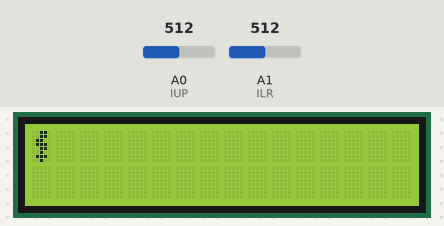
The sketch below on a simulated Arduino Uno, built with avr-gcc and run on an emulated ATmega328P. On the bench: 16×2 character LCD. Wiring (inferred from the signals the program sends): character LCD (HD44780): RS pin 2; E pin 3; data pin 10, pin 11, pin 12, pin 13. The inputs (shaded band) are chosen by the test bench; at power-on: A0 (IUP) = 512, A1 (ILR) = 512.

Above: at 0.54 s.
1.3 s: A0 (IUP) set to 539
At 1.55 s:
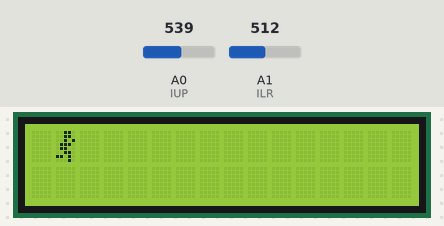
4.3 s: A1 (ILR) set to 716
At 5.02 s:
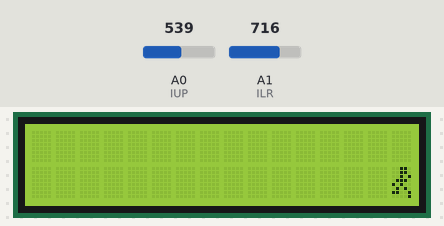
6.0 s: A0 (IUP) set to 306
At 6.88 s:
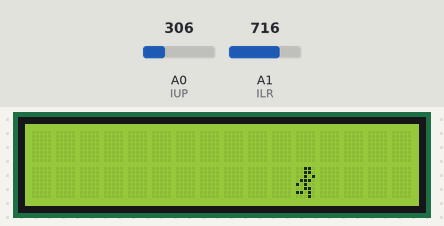
7.6 s: A1 (ILR) set to 306
At 7.91 s:
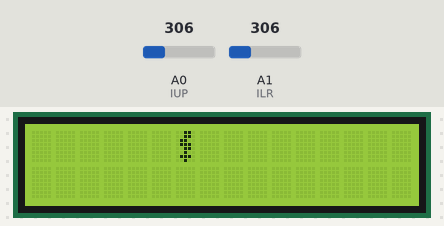
9.3 s: A0 (IUP) set to 716
At 9.56 s:
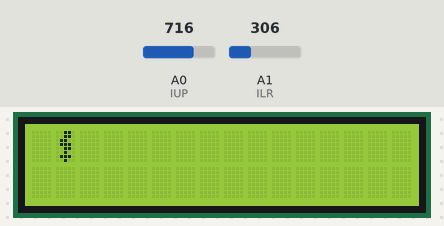
10.9 s: A1 (ILR) set to 900
At 11.01 s:
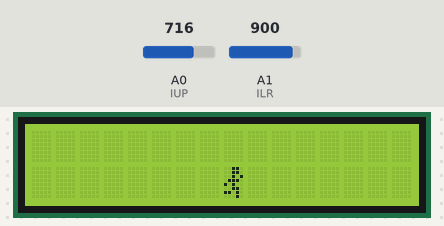
Timing chart, 0 to 13.4 s (numbered marks = the images above; inputs shaded):
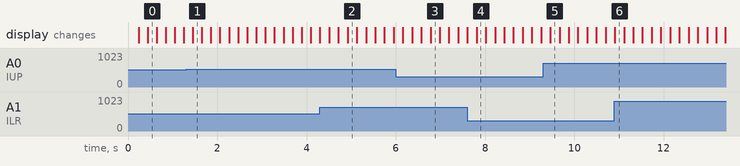

The sketch:

HelloWorld_LCD.ino
```cpp
#ifndef LiquidCrystal_h
#define LiquidCrystal_h

#include <inttypes.h>
#include "Print.h"

// commands
#define LCD_CLEARDISPLAY 0x01
#define LCD_RETURNHOME 0x02
#define LCD_ENTRYMODESET 0x04
#define LCD_DISPLAYCONTROL 0x08
#define LCD_CURSORSHIFT 0x10
#define LCD_FUNCTIONSET 0x20
#define LCD_SETCGRAMADDR 0x40
#define LCD_SETDDRAMADDR 0x80

// flags for display entry mode
#define LCD_ENTRYRIGHT 0x00
#define LCD_ENTRYLEFT 0x02
#define LCD_ENTRYSHIFTINCREMENT 0x01
#define LCD_ENTRYSHIFTDECREMENT 0x00

// flags for display on/off control
#define LCD_DISPLAYON 0x04
#define LCD_DISPLAYOFF 0x00
#define LCD_CURSORON 0x02
#define LCD_CURSOROFF 0x00
#define LCD_BLINKON 0x01
#define LCD_BLINKOFF 0x00

// flags for display/cursor shift
#define LCD_DISPLAYMOVE 0x08
#define LCD_CURSORMOVE 0x00
#define LCD_MOVERIGHT 0x04
#define LCD_MOVELEFT 0x00

// flags for function set
#define LCD_8BITMODE 0x10
#define LCD_4BITMODE 0x00
#define LCD_2LINE 0x08
#define LCD_1LINE 0x00
#define LCD_5x10DOTS 0x04
#define LCD_5x8DOTS 0x00

class LiquidCrystal : public Print {
public:
  LiquidCrystal(uint8_t rs, uint8_t enable,
		uint8_t d0, uint8_t d1, uint8_t d2, uint8_t d3,
		uint8_t d4, uint8_t d5, uint8_t d6, uint8_t d7);
  LiquidCrystal(uint8_t rs, uint8_t rw, uint8_t enable,
		uint8_t d0, uint8_t d1, uint8_t d2, uint8_t d3,
		uint8_t d4, uint8_t d5, uint8_t d6, uint8_t d7);
  LiquidCrystal(uint8_t rs, uint8_t rw, uint8_t enable,
		uint8_t d0, uint8_t d1, uint8_t d2, uint8_t d3);
  LiquidCrystal(uint8_t rs, uint8_t enable,
		uint8_t d0, uint8_t d1, uint8_t d2, uint8_t d3);

  void init(uint8_t fourbitmode, uint8_t rs, uint8_t rw, uint8_t enable,
	    uint8_t d0, uint8_t d1, uint8_t d2, uint8_t d3,
	    uint8_t d4, uint8_t d5, uint8_t d6, uint8_t d7);

  void begin(uint8_t cols, uint8_t rows, uint8_t charsize = LCD_5x8DOTS);

  void clear();
  void home();

  void noDisplay();
  void display();
  void noBlink();
  void blink();
  void noCursor();
  void cursor();
  void scrollDisplayLeft();
  void scrollDisplayRight();
  void leftToRight();
  void rightToLeft();
  void autoscroll();
  void noAutoscroll();

  void setRowOffsets(int row1, int row2, int row3, int row4);
  void createChar(uint8_t, uint8_t[]);
  void setCursor(uint8_t, uint8_t);
  virtual size_t write(uint8_t);
  void command(uint8_t);

  using Print::write;
private:
  void send(uint8_t, uint8_t);
  void write4bits(uint8_t);
  void write8bits(uint8_t);
  void pulseEnable();

  uint8_t _rs_pin; // LOW: command.  HIGH: character.
  uint8_t _rw_pin; // LOW: write to LCD.  HIGH: read from LCD.
  uint8_t _enable_pin; // activated by a HIGH pulse.
  uint8_t _data_pins[8];

  uint8_t _displayfunction;
  uint8_t _displaycontrol;
  uint8_t _displaymode;

  uint8_t _initialized;

  uint8_t _numlines;
  uint8_t _row_offsets[4];
};

#endif

#include <stdio.h>
#include <string.h>
#include <inttypes.h>
#include "Arduino.h"

// When the display powers up, it is configured as follows:
//
// 1. Display clear
// 2. Function set:
//    DL = 1; 8-bit interface data
//    N = 0; 1-line display
//    F = 0; 5x8 dot character font
// 3. Display on/off control:
//    D = 0; Display off
//    C = 0; Cursor off
//    B = 0; Blinking off
// 4. Entry mode set:
//    I/D = 1; Increment by 1
//    S = 0; No shift
//
// Note, however, that resetting the Arduino doesn't reset the LCD, so we
// can't assume that its in that state when a sketch starts (and the
// LiquidCrystal constructor is called).

LiquidCrystal::LiquidCrystal(uint8_t rs, uint8_t rw, uint8_t enable,
			     uint8_t d0, uint8_t d1, uint8_t d2, uint8_t d3,
			     uint8_t d4, uint8_t d5, uint8_t d6, uint8_t d7)
{
  init(0, rs, rw, enable, d0, d1, d2, d3, d4, d5, d6, d7);
}

LiquidCrystal::LiquidCrystal(uint8_t rs, uint8_t enable,
			     uint8_t d0, uint8_t d1, uint8_t d2, uint8_t d3,
			     uint8_t d4, uint8_t d5, uint8_t d6, uint8_t d7)
{
  init(0, rs, 255, enable, d0, d1, d2, d3, d4, d5, d6, d7);
}

LiquidCrystal::LiquidCrystal(uint8_t rs, uint8_t rw, uint8_t enable,
			     uint8_t d0, uint8_t d1, uint8_t d2, uint8_t d3)
{
  init(1, rs, rw, enable, d0, d1, d2, d3, 0, 0, 0, 0);
}

LiquidCrystal::LiquidCrystal(uint8_t rs,  uint8_t enable,
			     uint8_t d0, uint8_t d1, uint8_t d2, uint8_t d3)
{
  init(1, rs, 255, enable, d0, d1, d2, d3, 0, 0, 0, 0);
}

void LiquidCrystal::init(uint8_t fourbitmode, uint8_t rs, uint8_t rw, uint8_t enable,
			 uint8_t d0, uint8_t d1, uint8_t d2, uint8_t d3,
			 uint8_t d4, uint8_t d5, uint8_t d6, uint8_t d7)
{
  _rs_pin = rs;
  _rw_pin = rw;
  _enable_pin = enable;

  _data_pins[0] = d0;
  _data_pins[1] = d1;
  _data_pins[2] = d2;
  _data_pins[3] = d3;
  _data_pins[4] = d4;
  _data_pins[5] = d5;
  _data_pins[6] = d6;
  _data_pins[7] = d7;

  if (fourbitmode)
    _displayfunction = LCD_4BITMODE | LCD_1LINE | LCD_5x8DOTS;
  else
    _displayfunction = LCD_8BITMODE | LCD_1LINE | LCD_5x8DOTS;

  begin(16, 1);
}

void LiquidCrystal::begin(uint8_t cols, uint8_t lines, uint8_t dotsize) {
  if (lines > 1) {
    _displayfunction |= LCD_2LINE;
  }
  _numlines = lines;

  setRowOffsets(0x00, 0x40, 0x00 + cols, 0x40 + cols);

  // for some 1 line displays you can select a 10 pixel high font
  if ((dotsize != LCD_5x8DOTS) && (lines == 1)) {
    _displayfunction |= LCD_5x10DOTS;
  }

  pinMode(_rs_pin, OUTPUT);
  // we can save 1 pin by not using RW. Indicate by passing 255 instead of pin#
  if (_rw_pin != 255) {
    pinMode(_rw_pin, OUTPUT);
  }
  pinMode(_enable_pin, OUTPUT);

  // Do these once, instead of every time a character is drawn for speed reasons.
  for (int i=0; i<((_displayfunction & LCD_8BITMODE) ? 8 : 4); ++i)
  {
    pinMode(_data_pins[i], OUTPUT);
   }

  // SEE PAGE 45/46 FOR INITIALIZATION SPECIFICATION!
  // according to datasheet, we need at least 40ms after power rises above 2.7V
  // before sending commands. Arduino can turn on way before 4.5V so we'll wait 50
  delayMicroseconds(50000);
  // Now we pull both RS and R/W low to begin commands
  digitalWrite(_rs_pin, LOW);
  digitalWrite(_enable_pin, LOW);
  if (_rw_pin != 255) {
    digitalWrite(_rw_pin, LOW);
  }

  //put the LCD into 4 bit or 8 bit mode
  if (! (_displayfunction & LCD_8BITMODE)) {
    // this is according to the hitachi HD44780 datasheet
    // figure 24, pg 46

    // we start in 8bit mode, try to set 4 bit mode
    write4bits(0x03);
    delayMicroseconds(4500); // wait min 4.1ms

    // second try
    write4bits(0x03);
    delayMicroseconds(4500); // wait min 4.1ms

    // third go!
    write4bits(0x03);
    delayMicroseconds(150);

    // finally, set to 4-bit interface
    write4bits(0x02);
  } else {
    // this is according to the hitachi HD44780 datasheet
    // page 45 figure 23

    // Send function set command sequence
    command(LCD_FUNCTIONSET | _displayfunction);
    delayMicroseconds(4500);  // wait more than 4.1ms

    // second try
    command(LCD_FUNCTIONSET | _displayfunction);
    delayMicroseconds(150);

    // third go
    command(LCD_FUNCTIONSET | _displayfunction);
  }

  // finally, set # lines, font size, etc.
  command(LCD_FUNCTIONSET | _displayfunction);

  // turn the display on with no cursor or blinking default
  _displaycontrol = LCD_DISPLAYON | LCD_CURSOROFF | LCD_BLINKOFF;
  display();

  // clear it off
  clear();

  // Initialize to default text direction (for romance languages)
  _displaymode = LCD_ENTRYLEFT | LCD_ENTRYSHIFTDECREMENT;
  // set the entry mode
  command(LCD_ENTRYMODESET | _displaymode);

}

void LiquidCrystal::setRowOffsets(int row0, int row1, int row2, int row3)
{
  _row_offsets[0] = row0;
  _row_offsets[1] = row1;
  _row_offsets[2] = row2;
  _row_offsets[3] = row3;
}

/********** high level commands, for the user! */
void LiquidCrystal::clear()
{
  command(LCD_CLEARDISPLAY);  // clear display, set cursor position to zero
  delayMicroseconds(2000);  // this command takes a long time!
}

void LiquidCrystal::home()
{
  command(LCD_RETURNHOME);  // set cursor position to zero
  delayMicroseconds(2000);  // this command takes a long time!
}

void LiquidCrystal::setCursor(uint8_t col, uint8_t row)
{
  const size_t max_lines = sizeof(_row_offsets) / sizeof(*_row_offsets);
  if ( row >= max_lines ) {
    row = max_lines - 1;    // we count rows starting w/0
  }
  if ( row >= _numlines ) {
    row = _numlines - 1;    // we count rows starting w/0
  }

  command(LCD_SETDDRAMADDR | (col + _row_offsets[row]));
}

// Turn the display on/off (quickly)
void LiquidCrystal::noDisplay() {
  _displaycontrol &= ~LCD_DISPLAYON;
  command(LCD_DISPLAYCONTROL | _displaycontrol);
}
void LiquidCrystal::display() {
  _displaycontrol |= LCD_DISPLAYON;
  command(LCD_DISPLAYCONTROL | _displaycontrol);
}

// Turns the underline cursor on/off
void LiquidCrystal::noCursor() {
  _displaycontrol &= ~LCD_CURSORON;
  command(LCD_DISPLAYCONTROL | _displaycontrol);
}
void LiquidCrystal::cursor() {
  _displaycontrol |= LCD_CURSORON;
  command(LCD_DISPLAYCONTROL | _displaycontrol);
}

// Turn on and off the blinking cursor
void LiquidCrystal::noBlink() {
  _displaycontrol &= ~LCD_BLINKON;
  command(LCD_DISPLAYCONTROL | _displaycontrol);
}
void LiquidCrystal::blink() {
  _displaycontrol |= LCD_BLINKON;
  command(LCD_DISPLAYCONTROL | _displaycontrol);
}

// These commands scroll the display without changing the RAM
void LiquidCrystal::scrollDisplayLeft(void) {
  command(LCD_CURSORSHIFT | LCD_DISPLAYMOVE | LCD_MOVELEFT);
}
void LiquidCrystal::scrollDisplayRight(void) {
  command(LCD_CURSORSHIFT | LCD_DISPLAYMOVE | LCD_MOVERIGHT);
}

// This is for text that flows Left to Right
void LiquidCrystal::leftToRight(void) {
  _displaymode |= LCD_ENTRYLEFT;
  command(LCD_ENTRYMODESET | _displaymode);
}

// This is for text that flows Right to Left
void LiquidCrystal::rightToLeft(void) {
  _displaymode &= ~LCD_ENTRYLEFT;
  command(LCD_ENTRYMODESET | _displaymode);
}

// This will 'right justify' text from the cursor
void LiquidCrystal::autoscroll(void) {
  _displaymode |= LCD_ENTRYSHIFTINCREMENT;
  command(LCD_ENTRYMODESET | _displaymode);
}

// This will 'left justify' text from the cursor
void LiquidCrystal::noAutoscroll(void) {
  _displaymode &= ~LCD_ENTRYSHIFTINCREMENT;
  command(LCD_ENTRYMODESET | _displaymode);
}

// Allows us to fill the first 8 CGRAM locations
// with custom characters
void LiquidCrystal::createChar(uint8_t location, uint8_t charmap[]) {
  location &= 0x7; // we only have 8 locations 0-7
  command(LCD_SETCGRAMADDR | (location << 3));
  for (int i=0; i<8; i++) {
    write(charmap[i]);
  }
}

/*********** mid level commands, for sending data/cmds */

inline void LiquidCrystal::command(uint8_t value) {
  send(value, LOW);
}

inline size_t LiquidCrystal::write(uint8_t value) {
  send(value, HIGH);
  return 1; // assume sucess
}

/************ low level data pushing commands **********/

// write either command or data, with automatic 4/8-bit selection
void LiquidCrystal::send(uint8_t value, uint8_t mode) {
  digitalWrite(_rs_pin, mode);

  // if there is a RW pin indicated, set it low to Write
  if (_rw_pin != 255) {
    digitalWrite(_rw_pin, LOW);
  }

  if (_displayfunction & LCD_8BITMODE) {
    write8bits(value);
  } else {
    write4bits(value>>4);
    write4bits(value);
  }
}

void LiquidCrystal::pulseEnable(void) {
  digitalWrite(_enable_pin, LOW);
  delayMicroseconds(1);
  digitalWrite(_enable_pin, HIGH);
  delayMicroseconds(1);    // enable pulse must be >450ns
  digitalWrite(_enable_pin, LOW);
  delayMicroseconds(100);   // commands need > 37us to settle
}

void LiquidCrystal::write4bits(uint8_t value) {
  for (int i = 0; i < 4; i++) {
    digitalWrite(_data_pins[i], (value >> i) & 0x01);
  }

  pulseEnable();
}

void LiquidCrystal::write8bits(uint8_t value) {
  for (int i = 0; i < 8; i++) {
    digitalWrite(_data_pins[i], (value >> i) & 0x01);
  }

  pulseEnable();
}


const int rs = 2,
          en = 3,
          d0 = 6,
          d1 = 7,
          d2 = 8,
          d3 = 9,
          d4 = 10,
          d5 = 11,
          d6 = 12,
          d7 = 13;

//LiquidCrystal lcd(rs, en, d0, d1, d2, d3, d4, d5, d6, d7);
LiquidCrystal lcd(rs, en, d4, d5, d6, d7);

byte customChar[] = {
  B01110,
  B01010,
  B01110,
  B0000,
  B10001,
  B10001,
  B01110,
  B00000
};

byte run0[] = {
  B00110,
  B00110,
  B00101,
  B01110,
  B10100,
  B01010,
  B11001,
  B00001
};

byte run1[] = {
  B00110,
  B00110,
  B00101,
  B01110,
  B10100,
  B00110,
  B11010,
  B00010
};

byte run2[] = {
  B00110,
  B00110,
  B01100,
  B01110,
  B00110,
  B00100,
  B01110,
  B00100
};

byte run3[] = {
  B00110,
  B00110,
  B00101,
  B01110,
  B01100,
  B00110,
  B11010,
  B00010
};


// handle joystick input

int UD = 0;
int LR = 0;

/*Arduino Micro Input Pins */

int IUP=A0;
int ILR=A1;
int MID = 10; // 10 mid point delta arduino, use 4 for attiny
int LRMID = 0;
int UPMID = 0;

int x_pos = 0;
int y_pos = 0;


void setup() {
  lcd.begin(16, 2);
  lcd.clear();
  lcd.createChar(0, run0);
  lcd.createChar(1, run1);
  lcd.createChar(2, run2);
  lcd.createChar(3, run3);

  // controller input
  //calabrate center
  LRMID = analogRead(ILR);
  UPMID = analogRead(IUP);
}

void loop() {
  while (1) {
    for (int i = 0; i < 4; i++) {
      lcd.setCursor(x_pos, y_pos);
      lcd.write((char)i);

      UD = analogRead(IUP);
      LR = analogRead(ILR);

      // UP-DOWN
      if(UD < UPMID - MID){
        x_pos = x_pos == 0 ? 0 : x_pos-1;
        lcd.clear();
        lcd.setCursor(x_pos, y_pos);
        lcd.write((char)i);
      }
      if(UD > UPMID + MID) {
        x_pos = x_pos == 15 ? 15 : x_pos+1;
        lcd.clear();
        lcd.setCursor(x_pos, y_pos);
        lcd.write((char)i);
      }

      // LEFT-RIGHT
      if(LR < LRMID - MID){
        y_pos = y_pos == 0 ? 0 : y_pos-1;
        lcd.clear();
        lcd.setCursor(x_pos, y_pos);
        lcd.write((char)i);
      }
      if(LR > LRMID + MID){
        y_pos = y_pos == 1 ? 1 : y_pos+1;
        lcd.clear();
        lcd.setCursor(x_pos, y_pos);
        lcd.write((char)i);
      }
      delay(200);
    }
  }
}
```

Measured:
- the behaviour switches between 522 and 523 on A0 (IUP) (found by bisection; images 0 and 1)
